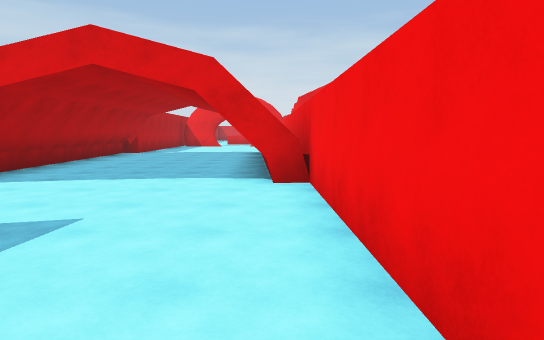
View 1 (above)

17 first-person views from a walk through a Unity game level. The camera is 1.5 m above the floor, tilts 6° down and sees 75° across. The floor is counted in squares, 2 m on a side. Each view is taken from the middle of a square. On the plan, view 1 faces up. The plan holds only what a view shows up to about 11 squares ahead; the rest is blank. The place goes on beyond the plan.

View 2
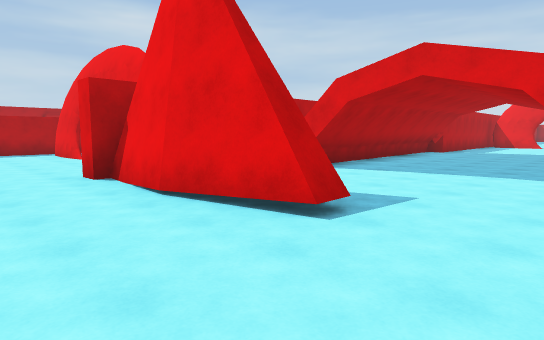

View 3
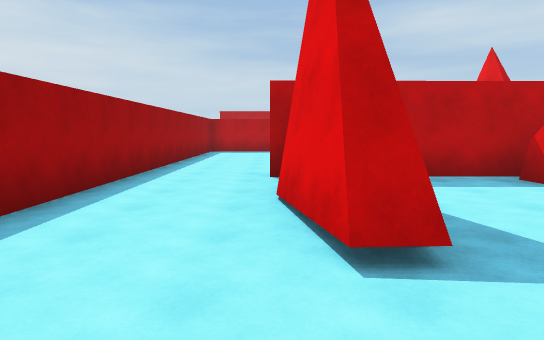

View 4
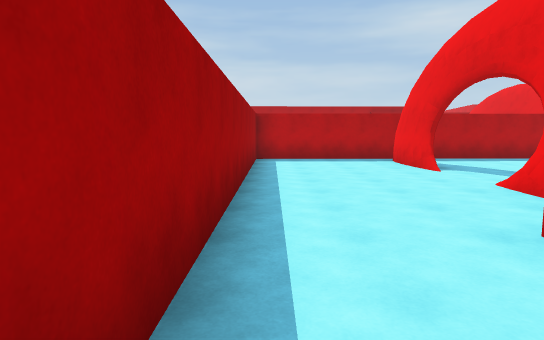

View 5
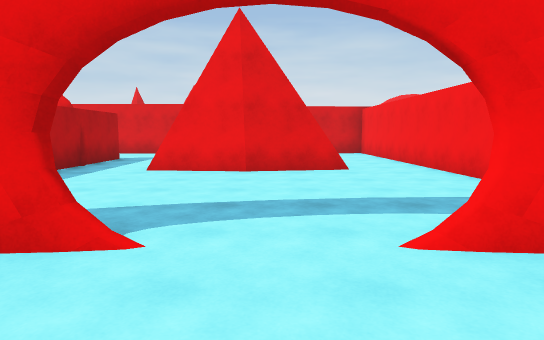

View 6
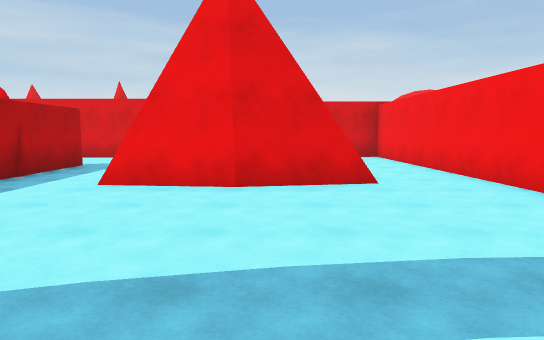

View 7
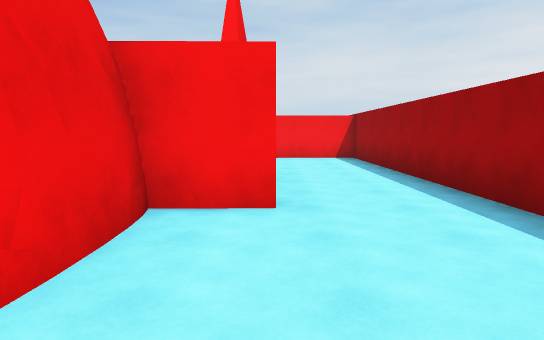

View 8
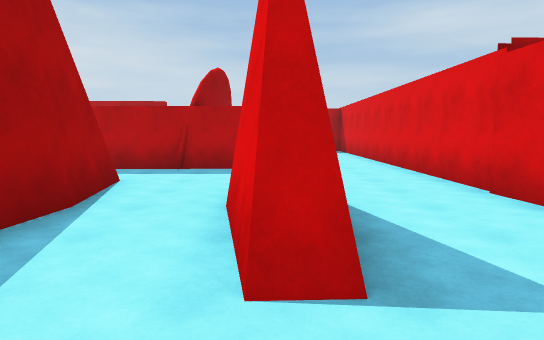

View 9
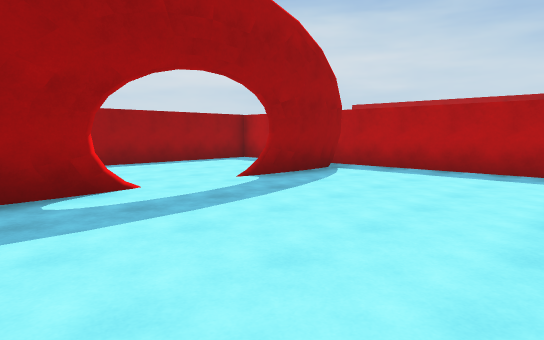

View 10
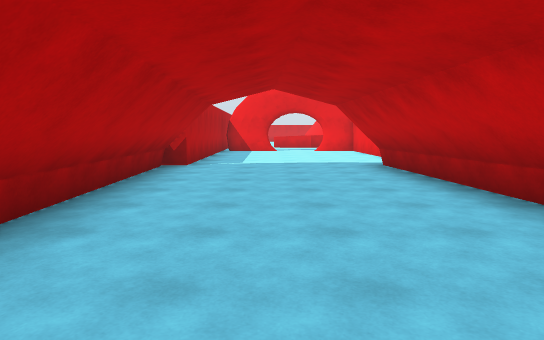

View 11
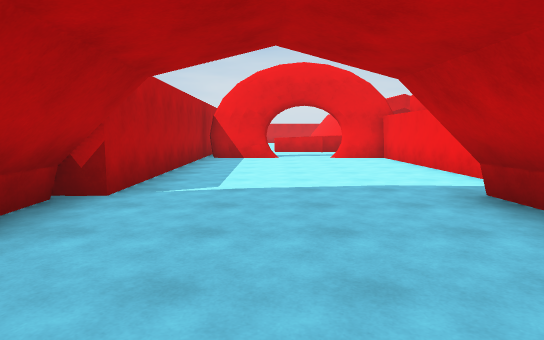

View 12
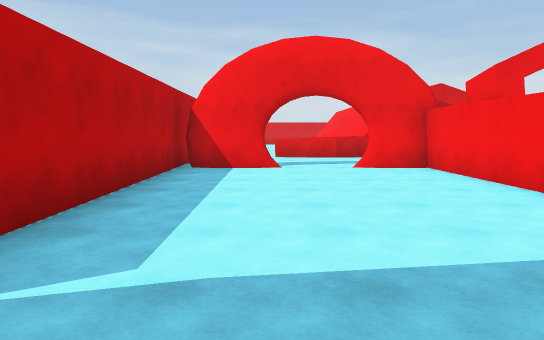

View 13
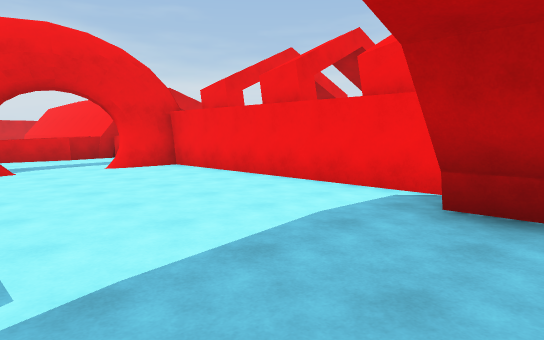

View 14
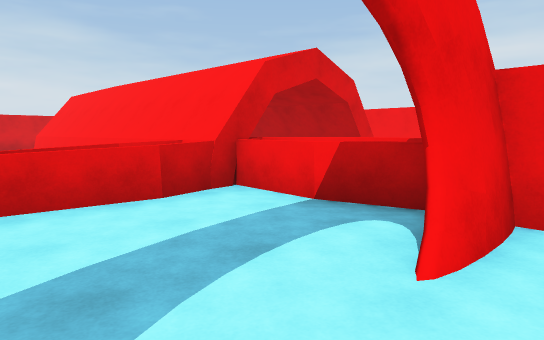

View 15
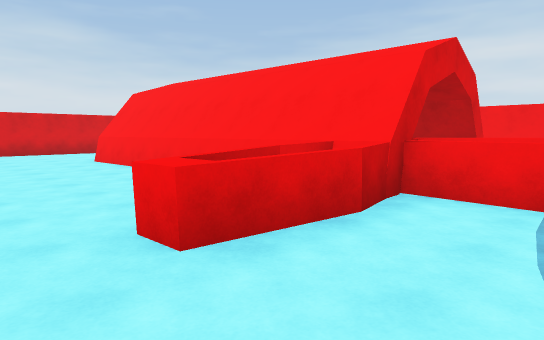

View 16
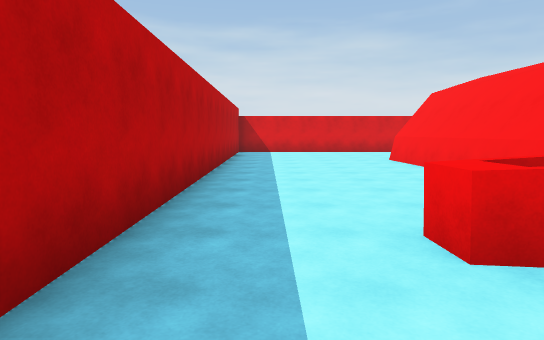

View 17
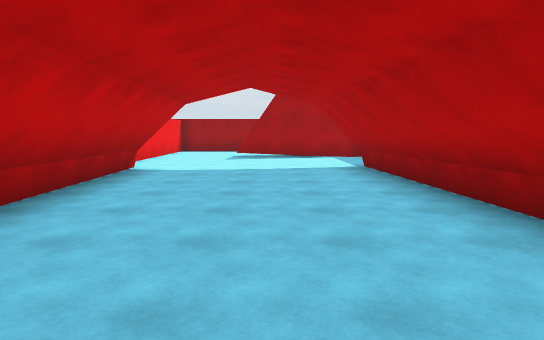

### Floor plan
Points are (right, up) in squares from view 1. A wall is a line through its corners. A room is listed if a view was taken in it or the views show most of it. See-through windows are left out.
Room 1 (views 1, 2, 3, 4, 5, 6, 7, 9)
walls: (-8.4, 2.5) (-7.5, 2.6); (-8.1, 2.3) (-8.6, 2.3) (-8.5, 2.4) (-8.1, 2.5); (-7.3, 2.2) (-8.7, 2.3); (-6.6, 5.4) (-6.7, 9.6); (-11.4, 2.1) (-13.1, 2.1); (-11.7, 2.3) (-12.6, 2.2) (-13.5, 2.3); (-11.9, 2.5) (-11.3, 2.4) (-11.9, 2.3); (-8.9, 7.2) (-10.6, 6.9); (-3.9, 1.1) (-6, 1.3) (-6, 1) (-6.5, 1) (-6.5, 2.2) (-7.7, 2.2); (-12.6, 2.6) (-11.5, 2.5); (-10.4, 7) (-12.5, 7.2); (-10.5, 7.9) (-9.6, 7.8); (-13.5, 2.5) (-12.5, 2.5); (-2.3, 1.4) (-4.1, 1.1); (-9, 9.9) (-10.7, 9.6); (-14.4, 7.6) (-14.2, -1.4) (0.7, -1.4) (0.6, 1.5)
ways out: opening at (-7.5, 10) to room 2; opening at (-0.5, 2) to room 3; opening at (-13, 7) to room 4; opening at (-10, 9) to room 4
Room 2 (view 8)
walls: (-10.5, 12.8) (-15.5, 12.8); (-9, 10.5) (-9, 9.9); (-8.9, 10.5) (-8.8, 9.9); (-7.1, 12.8) (-7.9, 12.8); (-6.7, 9.6) (-6.7, 13)
low walls: (-8.7, 10.5) (-8.7, 9.9)
ways out: opening at (-7.5, 10) to room 1; opening at (-13.5, 10) to room 4; opening at (-15, 11.5)
Room 3 (views 10, 11, 12, 13, 14, 15, 16, 17)
walls: (0.4, 13.5) (0.4, 19.6) (-0.8, 19.6); (0.6, 5.3) (-0.6, 5.2); (-4.4, 5) (-5.7, 5); (-6.1, 5.7) (-6, 3.3); (-3.4, 19.7) (-4.7, 19.8); (0.4, 20.3) (0.1, 21.5); (1.1, 20.7) (1.2, 21.6) (0.8, 23) (-0.2, 22.9); (-5.1, 20.8) (-5, 13.2); (0.3, 21.4) (0.3, 23) (-1, 22.7) (-2.9, 23); (-2.1, 1.9) (-2.1, 1.4); (-4.1, 2.1) (-2.3, 1.9) (-2.3, 1.4); (-5, 2) (-4, 2.1); (0.6, 1.5) (0.5, 7.2); (-0.2, 23.7) (-1.1, 23.8) (-2.5, 23.5)
low walls: (-5.4, 13.2) (-5, 5); (-0.1, 5.2) (-0.5, 13.4); (-1.9, 1.9) (-1.9, 1.5)
ways out: opening at (-0.5, 2) to room 1; opening at (-3.5, 22)
Room 4 (no view inside)
walls: (-12.4, 7.5) (-10.6, 7.9); (-14.4, 10.3) (-14.4, 7.6)
ways out: opening at (-13, 7) to room 1; opening at (-10, 9) to room 1; opening at (-13.5, 10) to room 2

Positions as (right, up) in squares from view 1, and headings:
1: (0, 0), facing up
2: (0, -1), facing up-left
3: (0, 1), facing left
4: (-4, -1), facing left
5: (-10, 0), facing up
6: (-10, 2), facing up
7: (-10, 1), facing right
8: (-7, 10), facing left
9: (-7, 7), facing down-left
10: (-3, 5), facing up
11: (-3, 9), facing up
12: (-3, 12), facing up
13: (-4, 12), facing up-right
14: (-3, 19), facing up-right
15: (-4, 21), facing up-right
16: (-4, 21), facing up
17: (-3, 13), facing down
